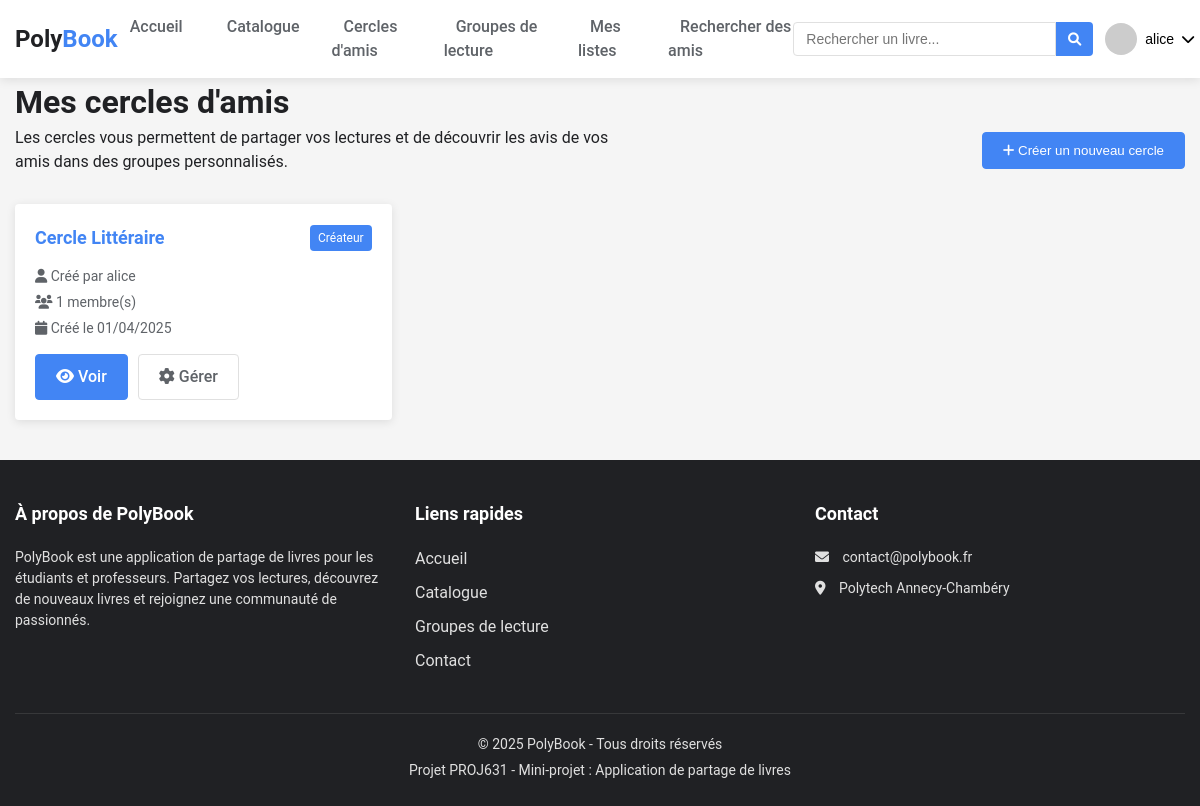
The app's page /website/cercles.php (signed in), older data.
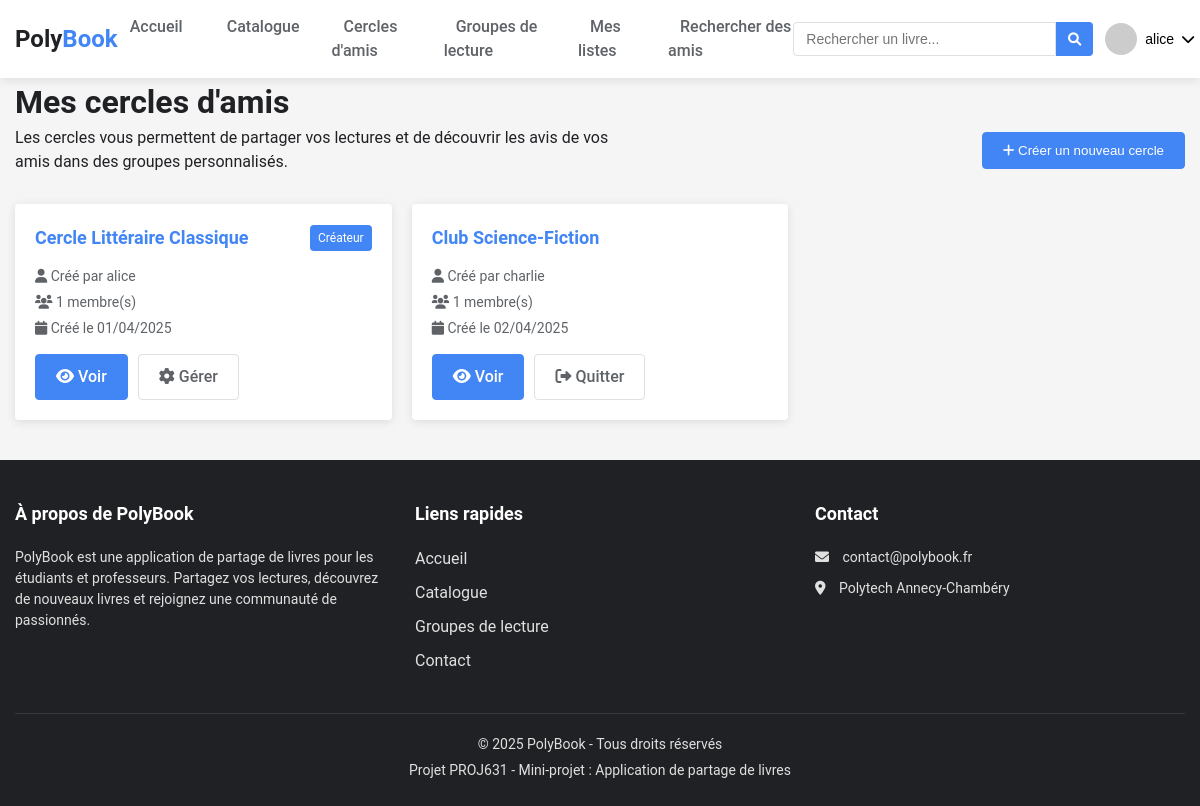
The same page, newer data.
### tables this page shows
CREATE TABLE circle (
    id INT PRIMARY KEY AUTO_INCREMENT,
    created_at DATE,
    name TEXT,
    owner_user_id INT
);

CREATE TABLE user (
    id INT PRIMARY KEY AUTO_INCREMENT,
    created_at DATE,
    username TEXT,
    email TEXT,
    password TEXT,
    role TEXT,
    grade_id INT,
    resume_id INT
);

### website/connexion.php (called while the page is built, shortened)
<?php
function securiser($donnee) {
    return htmlspecialchars($donnee, ENT_QUOTES, 'UTF-8');
}
?>

### website/cercles.php (the view, shortened to what this page needs)
<!DOCTYPE html>
<html lang="fr">
<head>
    <link rel="stylesheet" href="styles.css">
    <link rel="stylesheet" href="https://cdnjs.cloudflare.com/ajax/libs/font-awesome/6.0.0/css/all.min.css">
</head>
<body>
    <?php
    require_once 'connexion.php';
    include 'header.php';
    $user_id = $_SESSION['user_id'];
    $circles_sql = "SELECT c.*, u.username as owner_name, COUNT(cm.id) as member_count
                   FROM circle c
                   JOIN circle_member cm ON c.id = cm.circle_id
                   JOIN user u ON c.owner_user_id = u.id
                   WHERE cm.user_id = $user_id
                   GROUP BY c.id";
    $circles_result = $conn->query($circles_sql);
    ?>
    <main class="container">
        <h1>Mes cercles d'amis</h1>
        <div class="circles-header">
            <p class="intro">
                Les cercles vous permettent de partager vos lectures et de découvrir les avis de vos amis dans des groupes personnalisés.
            </p>
            <button id="create-circle-btn" class="btn primary">
                <i class="fas fa-plus"></i> Créer un nouveau cercle
            </button>
        </div>
        <?php if ($circles_result->num_rows > 0): ?>
            <div class="circles-grid">
                <?php while ($circle = $circles_result->fetch_assoc()): ?>
                    <div class="circle-card">
                        <div class="circle-header">
                            <h3><a href="cercle.php?id=<?php echo $circle['id']; ?>"><?php echo securiser($circle['name']); ?></a></h3>
                            <?php if ($circle['owner_user_id'] == $user_id): ?>
                                <span class="owner-badge">Créateur</span>
                            <?php endif; ?>
                        </div>
                        <div class="circle-info">
                            <p><i class="fas fa-user"></i> Créé par <?php echo securiser($circle['owner_name']); ?></p>
                            <p><i class="fas fa-users"></i> <?php echo $circle['member_count']; ?> membre(s)</p>
                            <p><i class="fas fa-calendar"></i> Créé le <?php echo date('d/m/Y', strtotime($circle['created_at'])); ?></p>
                        </div>
                        <div class="circle-actions">
                            <a href="cercle.php?id=<?php echo $circle['id']; ?>" class="btn primary">
                                <i class="fas fa-eye"></i> Voir
                            </a>
                            <?php if ($circle['owner_user_id'] == $user_id): ?>
                                <a href="gerer_cercle.php?id=<?php echo $circle['id']; ?>" class="btn secondary">
                                    <i class="fas fa-cog"></i> Gérer
                                </a>
                            <?php else: ?>
                                <a href="quitter_cercle.php?id=<?php echo $circle['id']; ?>" class="btn secondary"
                                   onclick="return confirm('Êtes-vous sûr de vouloir quitter ce cercle ?');">
                                    <i class="fas fa-sign-out-alt"></i> Quitter
                                </a>
                            <?php endif; ?>
                        </div>
                    </div>
                <?php endwhile; ?>
            </div>
        <?php endif; ?>
    </main>
    <?php include 'footer.php'; ?>
</body>
</html>

Row changes from the older to the newer data that the page shows:
changed circle "alice": name "Cercle Littéraire" → "Cercle Littéraire Classique"
added circle: name "Club Science-Fiction", user.username "charlie", member_count "1", created_at "02/04/2025"
